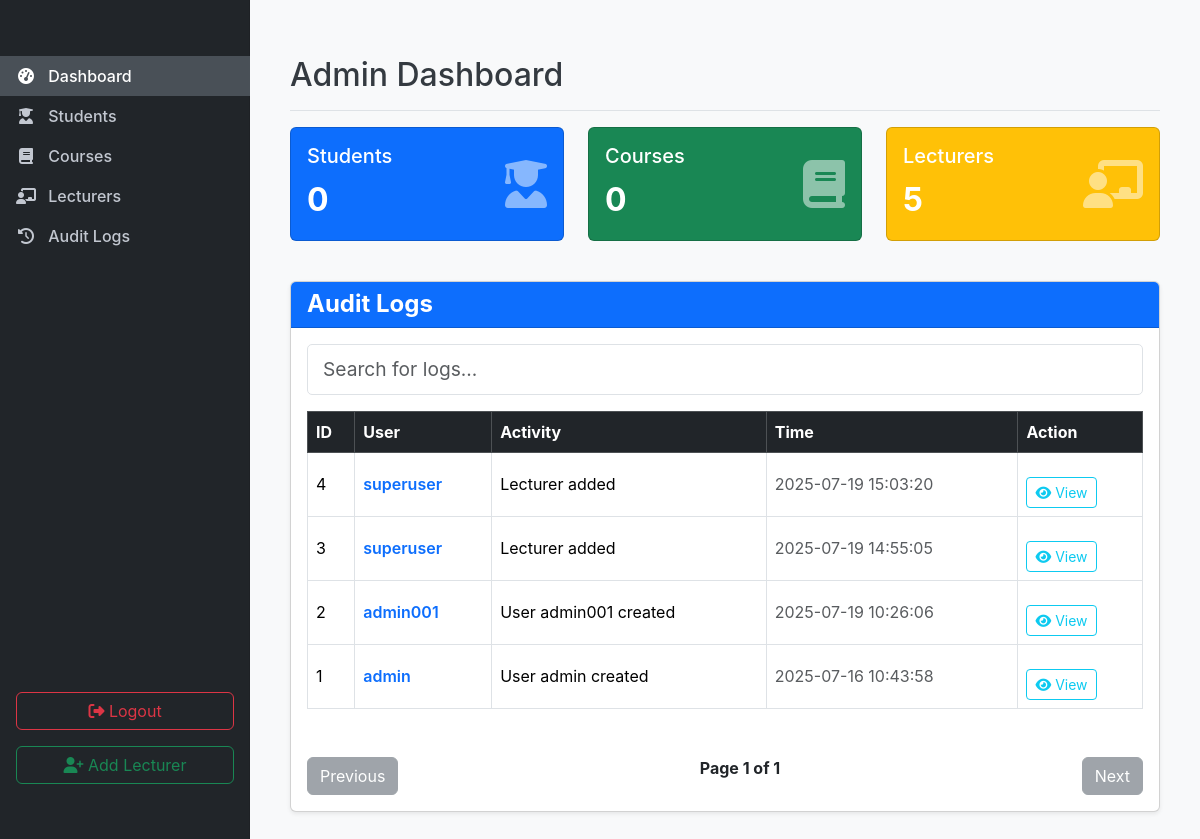
The app's page /super-admin/dashboard/ (signed in) with its own data.
### core/models.py (models this page shows, shortened)
class AuditLog(models.Model):
    user = models.ForeignKey(User, on_delete=models.SET_NULL, null=True)
    action = models.CharField(max_length=255)
    timestamp = models.DateTimeField(auto_now_add=True)

class User(AbstractUser):
    class Role(models.TextChoices):
        ADMIN = "ADMIN", "Admin"
        LECTURER = "LECTURER", "Lecturer"
        STUDENT = "STUDENT", "Student"
    base_role = Role.ADMIN
    role = models.CharField(
        max_length=10,
        choices=Role.choices,
        default=base_role,
    )

### core/decorators.py (the view)
        def _wrapped_view(request, *args, **kwargs):
            if not request.user.is_authenticated:
                return user_passes_test(lambda u: False)(view_func)(request, *args, **kwargs)
            if request.user.role != role:
                raise PermissionDenied
            return view_func(request, *args, **kwargs)

### core/models.py (called while the page is built)
    def get_queryset(self):
        return super().get_queryset().filter(role=User.Role.LECTURER)

    def get_queryset(self):
        return super().get_queryset().filter(role=User.Role.STUDENT)

### core/views.py (called while the page is built)
@admin_required
def admin_dashboard(request):
    context = {
        'total_students': Student.objects.count(),
        'total_courses': Course.objects.count(),
        'total_lecturers': Lecturer.objects.count(),
        'lecturers': Lecturer.objects.all(),
        'students': Student.objects.all(),
        'audit_logs': AuditLog.objects.all().order_by('-timestamp')[:10],  # Display last 10 audit logs
        'recent_courses': Course.objects.all().order_by('-created_at')[:5],
    }
    return render(request, 'admin/dashboard.html', context)

### core/templates/admin/dashboard.html (shortened to what this page needs)
<!DOCTYPE html>
<html lang="en">
<head>
    <link href="https://cdn.jsdelivr.net/npm/bootstrap@5.3.2/dist/css/bootstrap.min.css" rel="stylesheet">
    <link rel="stylesheet" href="https://cdnjs.cloudflare.com/ajax/libs/font-awesome/6.4.2/css/all.min.css">
</head>
<body>
<nav id="sidebarMenu" class="d-md-block sidebar bg-dark offcanvas-md offcanvas-start">
    <div class="sidebar-sticky">
        <div>
            <ul class="nav flex-column">
                <li class="nav-item"><a class="nav-link active" href="#metrics-section"><i class="fa-fw fas fa-tachometer-alt"></i> Dashboard</a></li>
                <li class="nav-item"><a class="nav-link" href="{% url 'students' %}"><i class="fa-fw fas fa-user-graduate"></i> Students</a></li>
                <li class="nav-item"><a class="nav-link" href="#courses-section"><i class="fa-fw fas fa-book"></i> Courses</a></li>
                <li class="nav-item"><a class="nav-link" href="{% url "lecturers" %}"><i class="fa-fw fas fa-chalkboard-teacher"></i> Lecturers</a></li>
                <li class="nav-item"><a class="nav-link" href="#logs-section"><i class="fa-fw fas fa-history"></i> Audit Logs</a></li>
            </ul>
        </div>
        <div class="mt-auto p-3">
             <a href="{% url 'logout' %}" class="btn btn-outline-danger w-100"><i class="fas fa-sign-out-alt"></i> Logout</a>
             <a href="{% url 'add_lecturer' %}" class="btn btn-outline-success w-100"><i class="fas fa-user-plus"></i> Add Lecturer</a>
        </div>
    </div>
</nav>
<main class="main-content">
    <div class="d-flex justify-content-between flex-wrap flex-md-nowrap align-items-center pt-3 pb-2 mb-3 border-bottom">
    <h1 class="h2">Admin Dashboard</h1>
    </div>
    <section id="metrics-section" class="mb-4">
        <div class="row">
            <div class="col-lg-4 col-md-6 mb-3"><div class="card text-white bg-primary metric-card"><div class="card-body d-flex justify-content-between align-items-center"><div><h5 class="card-title">Students</h5><p class="card-text fs-2 fw-bold">{{ total_students }}</p></div><i class="fas fa-user-graduate fa-3x opacity-50"></i></div></div></div>
            <div class="col-lg-4 col-md-6 mb-3"><div class="card text-white bg-success metric-card"><div class="card-body d-flex justify-content-between align-items-center"><div><h5 class="card-title">Courses</h5><p class="card-text fs-2 fw-bold">{{ total_courses }}</p></div><i class="fas fa-book fa-3x opacity-50"></i></div></div></div>
            <div class="col-lg-4 col-md-12 mb-3"><div class="card text-white bg-warning metric-card"><div class="card-body d-flex justify-content-between align-items-center"><div><h5 class="card-title">Lecturers</h5><p class="card-text fs-2 fw-bold">{{ total_lecturers }}</p></div><i class="fas fa-chalkboard-teacher fa-3x opacity-50"></i></div></div></div>
        </div>
    </section>
    <div class="container-fluid px-0">
        <div class="card shadow-sm mb-4">
            <div class="card-header bg-primary text-white">
                <h2 class="h4 mb-0 fw-bold">Audit Logs</h2>
            </div>
            <div class="card-body">
                <div class="mb-3">
                    <input type="text" id="searchInput" class="form-control form-control-lg" placeholder="Search for logs...">
                </div>
                <div class="table-responsive">
                    <table class="table table-hover align-middle table-bordered">
                        <thead class="table-dark">
                            <tr>
                                <th scope="col">ID</th>
                                <th scope="col">User</th>
                                <th scope="col">Activity</th>
                                <th scope="col">Time</th>
                                <th scope="col">Action</th>
                            </tr>
                        </thead>
                        <tbody id="auditTableBody">
                            {% for log in audit_logs %}
                            <tr>
                                <td>{{ log.id }}</td>
                                <td class="fw-semibold text-primary">{{ log.user.username }}</td>
                                <td>{{ log.action }}</td>
                                <td class="text-muted">{{ log.timestamp|date:"Y-m-d H:i:s" }}</td>
                                <td>
                                    <button class="btn btn-outline-info btn-sm" data-bs-toggle="modal" data-bs-target="#viewModal" data-log-id="{{ log.id }}">
                                        <i class="fas fa-eye"></i> View
                                    </button>
                                </td>
                            </tr>
                            {% empty %}
                            <tr>
                                <td colspan="5" class="text-center text-secondary">No logs found.</td>
                            </tr>
                            {% endfor %}
                        </tbody>
                    </table>
                </div>
                <div class="d-flex justify-content-between align-items-center mt-3">
                    <button id="prevButton" class="btn btn-secondary" disabled>Previous</button>
                    <span id="pageInfo" class="fw-bold"></span>
                    <button id="nextButton" class="btn btn-secondary">Next</button>
                </div>
            </div>
        </div>
    </div>
</main>
</body>
</html>

### core/templates/admin/dashboard.html (style rules this page uses)
:root { --primary-color: #007bff; --light-gray: #f8f9fa; --dark-gray: #343a40; --border-color: #dee2e6; --font-size-sm: clamp(0.8rem, 0.5vw + 0.6rem, 0.9rem); --font-size-md: clamp(1rem, 1vw + 0.5rem, 1.2rem); --font-size-lg: clamp(1.5rem, 2vw + 1rem, 2rem); }
body { font-family: -apple-system, BlinkMacSystemFont, "Segoe UI", Roboto, "Helvetica Neue", Arial, sans-serif; margin: 0; padding: 20px; background-color: var(--light-gray); color: var(--dark-gray); font-size: var(--font-size-md); }
h1 { font-size: var(--font-size-lg); text-align: center; margin-bottom: 20px; }
.btn { margin-top: 1rem; }
#searchInput { width: 100%; padding: 10px 15px; border: 1px solid var(--border-color); border-radius: 5px; font-size: var(--font-size-md); box-sizing: border-box; }
html { scroll-behavior: smooth; }
body { background-color: #f8f9fa; font-size: 1rem; }
.sidebar { position: fixed; top: 0; left: 0; bottom: 0; width: 250px; z-index: 1020; padding-top: 48px; box-shadow: inset -1px 0 0 rgba(0, 0, 0, .1); background-color: #343a40; transition: transform .3s ease-in-out; }
.sidebar-sticky { position: relative; top: 0; height: calc(100vh - 48px); padding-top: .5rem; overflow-x: hidden; overflow-y: auto; display: flex; flex-direction: column; }
.sidebar .nav-link { font-weight: 500; color: #c2c7d0; }
.sidebar .nav-link .fa-fw { width: 20px; text-align: center; margin-right: 8px; }
.sidebar .nav-link.active, .sidebar .nav-link:hover { color: #fff; background-color: #495057; }
.main-content { margin-left: 250px; padding: 20px; transition: margin-left .3s ease-in-out; }
.metric-card { transition: transform .2s; }

### records on screen
AuditLog: id "4", user.username "superuser", action "Lecturer added", timestamp "2025-07-19 15:03:20"
AuditLog: id "3", user.username "superuser", action "Lecturer added", timestamp "2025-07-19 14:55:05"
AuditLog: id "2", user.username "admin001", action "User admin001 created", timestamp "2025-07-19 10:26:06"
AuditLog: id "1", user.username "admin", action "User admin created", timestamp "2025-07-16 10:43:58"

### other values on screen
{{ total_students }} "0"
{{ total_courses }} "0"
{{ total_lecturers }} "5"
